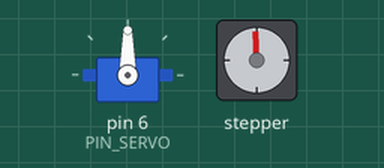
Bench run of a sketch on a simulated Arduino Uno, built with avr-gcc and run on an emulated ATmega328P. On the bench: servo, stepper motor. Stepper angles assume 200 steps per turn; what the sketch prints to the serial monitor is not drawn.

Above: at 0.15 s.
At 15.1 s:
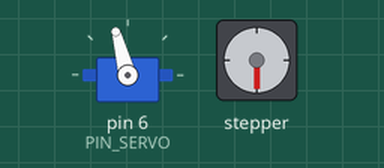
At 18.1 s:
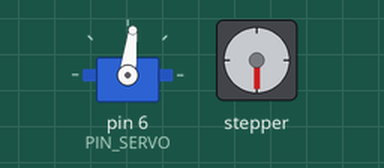
At 36.2 s:
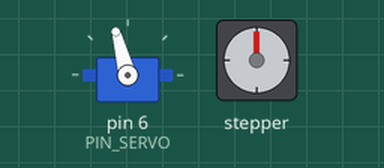
Timing chart, 0 to 40.0 s (numbered marks = the images above):
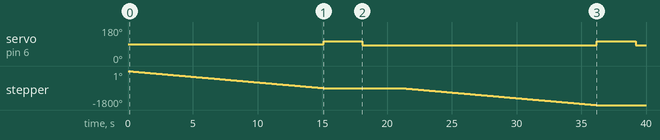

Measured:
- by itself, servo on pin 6 (PIN_SERVO): alternates 105° for 3.0 s and 83° for 18.1 s
- by itself, stepper: turns 900° counter-clockwise in 15.1 s, then 900° counter-clockwise in 15.1 s

The sketch:

servoTest.ino
```cpp
/*
This is a test sketch for the Adafruit assembled Motor Shield for Arduino v2
It won't work with v1.x motor shields! Only for the v2's with built in PWM
control

For use with the Adafruit Motor Shield v2
---->  http://www.adafruit.com/products/1438
*/


#include <Wire.h>
#include <Adafruit_MotorShield.h>
#include "utility/Adafruit_PWMServoDriver.h"

#define LOC_OFF 500

// Create the motor shield object with the default I2C address
Adafruit_MotorShield AFMS = Adafruit_MotorShield();
// Or, create it with a different I2C address (say for stacking)
// Adafruit_MotorShield AFMS = Adafruit_MotorShield(0x61);

// Connect a stepper motor with 200 steps per revolution (1.8 degree)
// to motor port #2 (M3 and M4)
Adafruit_StepperMotor *myMotor = AFMS.getStepper(200, 2);

#include <Servo.h>

Servo shotServo;
#define PIN_SERVO (6)
#define strokeMax (100)

void setup() {
  Serial.begin(9600);           // set up Serial library at 9600 bps
  Serial.println("Stepper test!");

  AFMS.begin();  // create with the default frequency 1.6KHz
  //AFMS.begin(1000);  // OR with a different frequency, say 1KHz

  myMotor->setSpeed(10);  // 10 rpm
  shotServo.attach(PIN_SERVO);

}

void loop() {
  Serial.println("Single coil steps");
  myMotor->step(LOC_OFF, BACKWARD, SINGLE);
  dispense();
  myMotor->step(LOC_OFF, BACKWARD, SINGLE);
  dispense();
  myMotor->step(LOC_OFF, BACKWARD, SINGLE);
  dispense();
  myMotor->step(LOC_OFF, BACKWARD, SINGLE);
  dispense();
  myMotor->step((LOC_OFF * 4), FORWARD, SINGLE);
  delay(2000);
}

void SetStrokePerc(float strokePercentage)
{
  if ( strokePercentage >= 1.0 && strokePercentage <= 99.0 )
  {
    int usec = 1000 + strokePercentage * ( 2000 - 1000 ) / 100.0 ;
    shotServo.writeMicroseconds( usec );
  }
}

void dispense(){
    SetStrokePerc(63);
    delay(3000);
    SetStrokePerc(40);
    delay(3000);
}
```
